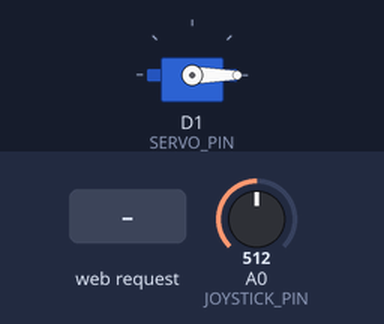
Simulated run of this sketch. Board: ESP8266 (NodeMCU). Parts: servo. Inputs (shaded band) come from the test bench; at power-on: A0 (JOYSTICK_PIN) = 512. WiFi joins after 1.5 s; servers stay silent unless stated; what the sketch prints to the serial monitor is not drawn.

Above: at 2.7 s.
2.8 s: A0 (JOYSTICK_PIN) set to 11
5.8 s: A0 (JOYSTICK_PIN) set to 8
8.8 s: HTTP request GET /set?l=120 received
At 9.0 s:
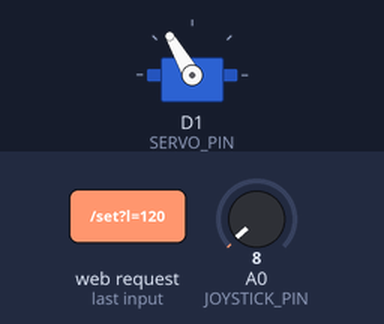
11.8 s: HTTP request GET /set?l=1 received
14.8 s: HTTP request GET /set?l=120&r=120 received
17.8 s: HTTP request GET /stop received
Timing chart, 0 to 20.3 s (numbered marks = the images above; inputs shaded):
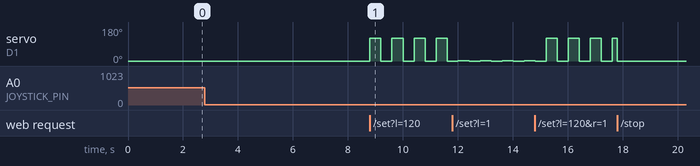

The sketch:

Servo_Joystick.ino
```cpp
// #include <ESP8266WiFi.h>
// #include <ESP8266WebServer.h>
// #include <Servo.h>

// // ================= WIFI =================
// const char* ssid = "NGOC HOA";
// const char* password = "home1234";

// // ================= PIN ==================
// #define JOYSTICK_PIN A0
// #define SERVO_PIN    D1

// // ================= OBJECT ===============
// Servo myServo;
// ESP8266WebServer server(80);

// // ================= BIẾN =================
// int joyVal = 0;
// int angleLeft  = 0;
// int angleRight = 0;
// bool isApplied = false;

// // ngưỡng joystick
// const int LEFT_TH  = 300;
// const int RIGHT_TH = 700;

// // timer servo
// unsigned long prevMillis = 0;
// const unsigned long interval = 400; // ms
// bool servoState = false;

// // ================= WEB ==================
// void handleRoot() {
//   String html = R"=====(
// <!DOCTYPE html>
// <html>
// <head>
// <meta charset="utf-8">
// <title>Servo Joystick</title>
// <script>
// setInterval(()=>{
//   fetch('/sensor')
//     .then(r=>r.json())
//     .then(d=>document.getElementById('joy').innerHTML=d.val);
// },300);

// function applyAngle(){
//   let l=document.getElementById('left').value;
//   let r=document.getElementById('right').value;
//   fetch(/set?l=${l}&r=${r});
// }

// function stopServo(){
//   fetch('/stop');
// }
// </script>
// </head>
// <body>
// <h2>Joystick:</h2>
// <h1 id="joy">---</h1>

// <hr>

// <p>Góc TRÁI (joystick &lt; 300)</p>
// <input type="number" id="left" min="0" max="180">

// <p>Góc PHẢI (joystick &gt; 700)</p>
// <input type="number" id="right" min="0" max="180">

// <br><br>
// <button onclick="applyAngle()">APPLY</button>
// <button onclick="stopServo()">STOP</button>

// </body>
// </html>
// )=====";
//   server.send(200, "text/html", html);
// }

// void handleSensor() {
//   joyVal = analogRead(JOYSTICK_PIN);
//   server.send(200, "application/json",
//               "{\"val\":" + String(joyVal) + "}");
// }

// void handleSet() {
//   angleLeft  = constrain(server.arg("l").toInt(), 0, 180);
//   angleRight = constrain(server.arg("r").toInt(), 0, 180);
//   isApplied = true;

//   Serial.println("APPLY");
//   Serial.println("LEFT  = " + String(angleLeft));
//   Serial.println("RIGHT = " + String(angleRight));

//   server.send(200, "text/plain", "OK");
// }

// void handleStop() {
//   isApplied = false;
//   myServo.write(0);
//   server.send(200, "text/plain", "STOP");
// }

// // ================= SETUP ================
// void setup() {
//   Serial.begin(115200);

//   myServo.attach(SERVO_PIN, 500, 2500);
//   myServo.write(0);

//   WiFi.begin(ssid, password);
//   while (WiFi.status() != WL_CONNECTED) {
//     delay(500); Serial.print(".");
//   }
//   Serial.println("\nIP:");
//   Serial.println(WiFi.localIP());

//   server.on("/", handleRoot);
//   server.on("/sensor", handleSensor);
//   server.on("/set", handleSet);
//   server.on("/stop", handleStop);
//   server.begin();
// }

// // ================= LOOP =================
// void loop() {
//   server.handleClient();
//   joyVal = analogRead(JOYSTICK_PIN);
//   unsigned long now = millis();

//   // chưa APPLY → dừng
//   if (!isApplied) {
//     myServo.write(0);
//     servoState = false;
//     return;
//   }

//   // SANG PHẢI
//   if (joyVal > RIGHT_TH) {
//     if (now - prevMillis >= interval) {
//       prevMillis = now;
//       servoState = !servoState;
//       myServo.write(servoState ? angleRight : 0);
//       delay(500);
//     }
//   }
//   // SANG TRÁI
//   else if (joyVal < LEFT_TH) {
//     if (now - prevMillis >= interval) {
//       prevMillis = now;
//       servoState = !servoState;
//       myServo.write(servoState ? angleLeft : 0);
//         delay(500);
//     }
//   }
//   // THẢ JOYSTICK
//   else {
//     myServo.write(0);
//     servoState = false;
//   }
// }


#include <ESP8266WiFi.h>
#include <ESP8266WebServer.h>
#include <Servo.h>

// ================= WIFI =================
const char* ssid = "NGOC HOA";
const char* password = "home1234";

// ================= PIN ==================
#define JOYSTICK_PIN A0
#define SERVO_PIN    D1

// ================= OBJECT =================
Servo myServo;
ESP8266WebServer server(80);

// ================= BIẾN =================
int joyVal = 0;           // Giá trị joystick
int angleLeft  = 0;       // Góc khi joystick sang trái
int angleRight = 0;       // Góc khi joystick sang phải
bool isApplied = false;   // Cho phép servo hoạt động

// Ngưỡng joystick
const int LEFT_TH  = 300;
const int RIGHT_TH = 700;

// Timer dao động servo
unsigned long prevMillis = 0;
const unsigned long interval = 400; // ms
bool servoState = false;

// ================= HTML ==================
void handleRoot() {
  String html = R"=====(<!DOCTYPE html>
<html>
<head>
<meta charset="utf-8">
<title>Servo Joystick</title>
<script>
setInterval(()=>{
  fetch('/sensor').then(r=>r.json())
    .then(d=>document.getElementById('joy').innerHTML=d.val);
},300);

function applyAngle(){
  let l=document.getElementById('left').value;
  let r=document.getElementById('right').value;
  fetch(`/set?l=${l}&r=${r}`);
}

function stopServo(){
  fetch('/stop');
}
</script>
</head>
<body>
<h2>Joystick:</h2>
<h1 id="joy">---</h1>
<hr>
<p>Góc TRÁI (joystick &lt; 300)</p>
<input type="number" id="left" min="0" max="180">
<p>Góc PHẢI (joystick &gt; 700)</p>
<input type="number" id="right" min="0" max="180">
<br><br>
<button onclick="applyAngle()">APPLY</button>
<button onclick="stopServo()">STOP</button>
</body>
</html>
)=====";
  server.send(200, "text/html", html);
}

// ================= MODULE CẢM BIẾN ==================
int readJoystick() {
  joyVal = analogRead(JOYSTICK_PIN);
  return joyVal;
}

// ================= MODULE SERVO ==================
void updateServo() {
  unsigned long now = millis();

  if (!isApplied) {           // chưa APPLY → dừng servo
    myServo.write(0);
    servoState = false;
    return;
  }

  // SANG PHẢI
  if (joyVal > RIGHT_TH) {
    if (now - prevMillis >= interval) {
      prevMillis = now;
      servoState = !servoState;
      myServo.write(servoState ? angleRight : 0);
    }
  }
  // SANG TRÁI
  else if (joyVal < LEFT_TH) {
    if (now - prevMillis >= interval) {
      prevMillis = now;
      servoState = !servoState;
      myServo.write(servoState ? angleLeft : 0);
    }
  }
  // THẢ JOYSTICK
  else {
    myServo.write(0);
    servoState = false;
  }
}

// ================= WEB HANDLERS ==================
void handleSensor() {
  server.send(200, "application/json", "{\"val\":" + String(joyVal) + "}");
}

void handleSet() {
  angleLeft  = constrain(server.arg("l").toInt(), 0, 180);
  angleRight = constrain(server.arg("r").toInt(), 0, 180);
  isApplied = true;
  Serial.println("APPLY");
  Serial.println("LEFT  = " + String(angleLeft));
  Serial.println("RIGHT = " + String(angleRight));
  server.send(200, "text/plain", "OK");
}

void handleStop() {
  isApplied = false;
  myServo.write(0);
  server.send(200, "text/plain", "STOP");
}

// ================= SETUP ==================
void setup() {
  Serial.begin(115200);

  pinMode(JOYSTICK_PIN, INPUT);
  myServo.attach(SERVO_PIN, 500, 2500);
  myServo.write(0);

  WiFi.begin(ssid, password);
  while (WiFi.status() != WL_CONNECTED) {
    delay(500); Serial.print(".");
  }
  Serial.println("\nIP:");
  Serial.println(WiFi.localIP());

  server.on("/", handleRoot);
  server.on("/sensor", handleSensor);
  server.on("/set", handleSet);
  server.on("/stop", handleStop);
  server.begin();
}

// ================= LOOP ==================
void loop() {
  server.handleClient();

  // 1️⃣ Đọc cảm biến joystick
  readJoystick();

  // 2️⃣ Cập nhật servo dao động độc lập
  updateServo();

  // 3️⃣ Debug
  Serial.print("Joystick Value: "); Serial.println(joyVal);
}
```

Measured:
- after the input at 8.8 s, servo on D1 (SERVO_PIN): alternates 120° for 0.40 s and 0° for 0.40 s, starting at once
